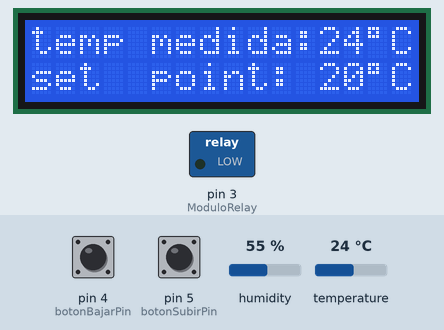
Bench run of a sketch on a simulated Arduino Uno, built with avr-gcc and run on an emulated ATmega328P. On the bench: 16×2 character LCD, switched loads named in the sketch (green lamp = pin HIGH). The test bench sets the inputs (shaded band); at power-on: pin 5 (botonSubirPin) LOW, temperature 24 °C, pin 4 (botonBajarPin) LOW, humidity 55 %. What the sketch prints to the serial monitor is not drawn.

Above: at 1.2 s.
1.3 s: pin 5 (botonSubirPin) pulled HIGH for 1 s
At 3.5 s:
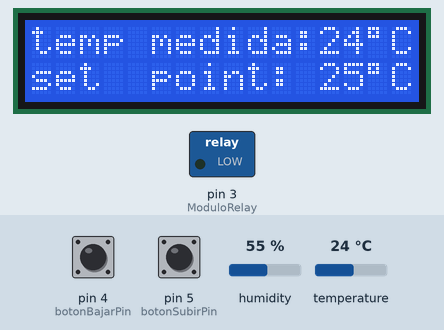
3.8 s: temperature set to 26 °C
At 5.2 s:
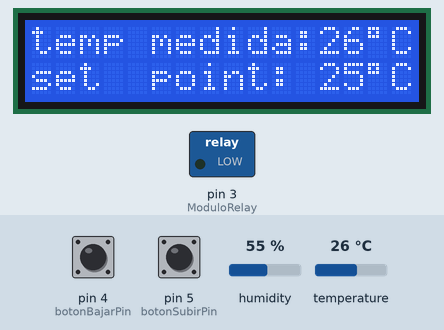
5.8 s: temperature set to 29 °C
At 11.7 s:
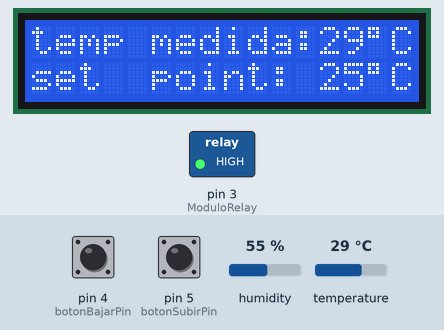
11.8 s: pin 4 (botonBajarPin) pulled HIGH for 0.15 s
At 13.2 s:
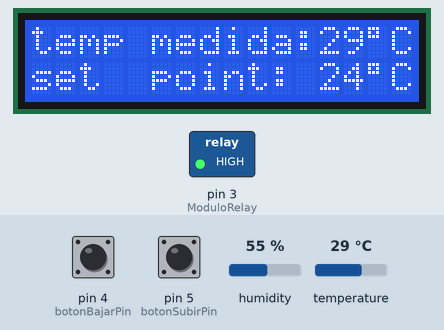
13.5 s: pin 4 (botonBajarPin) pulled HIGH for 1 s
At 15.6 s:
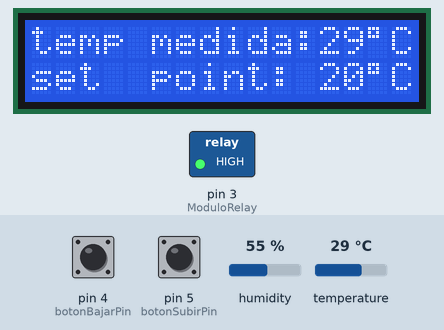
16.0 s: pin 5 (botonSubirPin) pulled HIGH for 3.2 s
At 20.1 s:
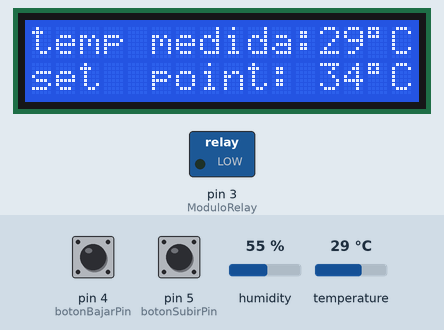
Timing chart, 0 to 21.6 s (numbered marks = the images above; inputs shaded):
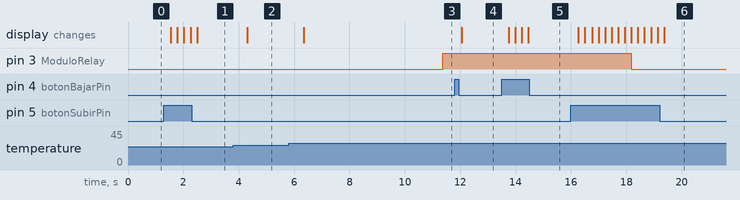

The sketch:

sketch_oct14a.ino
```cpp
/*
PROYECTO: "Control de temperatura de estación transformadora subterránea”
ALUMNO: FACUNDO VIDAL
PROFESOR: LANFRANCO LISANDRO
*/
#include <LiquidCrystal_I2C.h>  //Incluye la libreria de LCD
LiquidCrystal_I2C lcd(0x27, 16, 2); //direccion, columnas, lineas

#include <DHT.h>    //Incluye la libreria de DHT
#define DHTPIN 2     // Pin al que está conectado el DHT22
#define DHTTYPE DHT11   // Definir el tipo de sensor DHT
DHT dht(DHTPIN, DHTTYPE);

#include <avr/interrupt.h> //Incluye la libreria de interrupciones de AVR
unsigned int desborde = 62500; //   16000000/256=62500 pulsos x segundo
int contador = 0;


const int botonSubirPin = 5;    // Pin del pulsador de incremento
const int botonBajarPin = 4;  // Pin del pulsador de decremento
const int ModuloRelay = 3;  // Pin del Modulo Relay
int set_point = 20;         // Variable a incrementar/decrementar
unsigned long tiempo_actual;
unsigned long tiempo_anterior1=0;
unsigned long delta_tiempo1 =0;
bool bandera_tiempo;
int i=0;
int temperatura;


void setup() {

  lcd.init(); // Iniciar LCD
  lcd.backlight(); // luz de fondo LCD
  Serial.begin(9600); // abre puerto serie
  dht.begin();

  pinMode(ModuloRelay, OUTPUT);    // Configurar el pin
  digitalWrite(ModuloRelay, LOW);  // Asegurarse de que el relé esté apagado al inicio
  pinMode(botonSubirPin, INPUT);    // Configurar el pin
  pinMode(botonBajarPin, INPUT);  // Configurar el pin

  TCCR1A = 0;
  TCCR1B = 0;
  OCR1A = desborde;
  TCCR1B = (1<<WGM12) | (1<<CS12);
  TIMSK1 = (1<<OCIE1A);
  sei();
}


void loop() {


  // LECTURA DE TEMPERATURA
  int temperature = dht.readTemperature(); //lectura de sensor DHT22
  temperatura=temperature; // valor de temperatura a una variable global para usarla en interrupcion


  // ESCRITURA EN LCD
  lcd.setCursor(0, 0);
  lcd.print("temp medida:");
  lcd.setCursor(12, 0);
  lcd.print(temperature);
  lcd.setCursor(14, 0);
  lcd.print((char)223);
  lcd.print("C");
  lcd.setCursor(0, 1);
  lcd.print("set  point: ");
  lcd.setCursor(12, 1);
  lcd.print(set_point);
  lcd.setCursor(14, 1);
  lcd.print((char)223);
  lcd.print("C");

  //METRODO DE CONTROL DE TEMPERATURA
  if (temperature > set_point+2) {  //rango de optimo set poit + 2 grados.

    //RETARDO A LA CONEXION
    for(;i<1; i++){
    delta_tiempo1=millis(); //guardo 1 valor instantaneo de millis
    }
    tiempo_actual=millis(); // actualizo valor de millis en otra variable
      if (tiempo_actual >= delta_tiempo1+5000 && bandera_tiempo==false){
        digitalWrite(ModuloRelay, HIGH);  // Encender el relé
        bandera_tiempo=true;
        }

  }
    if (temperature <= set_point){
    digitalWrite(ModuloRelay, LOW);   // Apagar el relé
    bandera_tiempo=false;
    i=0;
  }


////METRODO DE CONTROL DE BOTONERA
if(digitalRead(botonSubirPin)==HIGH){
    set_point++;
    if(set_point > 40){
      set_point=40;
    }
    delay(200);  // Esperar para evitar rebotes y cambios rápidos
}
if(digitalRead(botonBajarPin)==HIGH){
    set_point--;
    if(set_point < 20){
      set_point=20;
    }
    delay(200);  // Esperar para evitar rebotes y cambios rápidos
}

}

//Interrupcion para enviar info por purto serie cada 1 segundo
ISR(TIMER1_COMPA_vect){
  //contador++;
  //if (contador == 2){
    Serial.print(temperatura);
    Serial.print(",");
    Serial.println(set_point);
    //contador=0;
   //}
}
```

Measured:
- the behaviour switches between 27 and 28 °C on temperature (found by bisection; images 2 and 3)
- after the input at 1.3 s, the display: first changes after 0.24 s (image 1 shows a later state)
- after the input at 3.8 s, the display: changes after 0.50 s (image 2)
- after the input at 5.8 s, pin 3 (ModuloRelay): LOW → HIGH after 5.6 s; the display: changes after 0.55 s (image 3)
- after the input at 11.8 s, the display: changes after 0.26 s (image 4)
- after the input at 13.5 s, the display: first changes after 0.25 s (image 5 shows a later state)
- after the input at 16.0 s, pin 3 (ModuloRelay): HIGH → LOW after 2.2 s; the display: first changes after 0.27 s (image 6 shows a later state)
